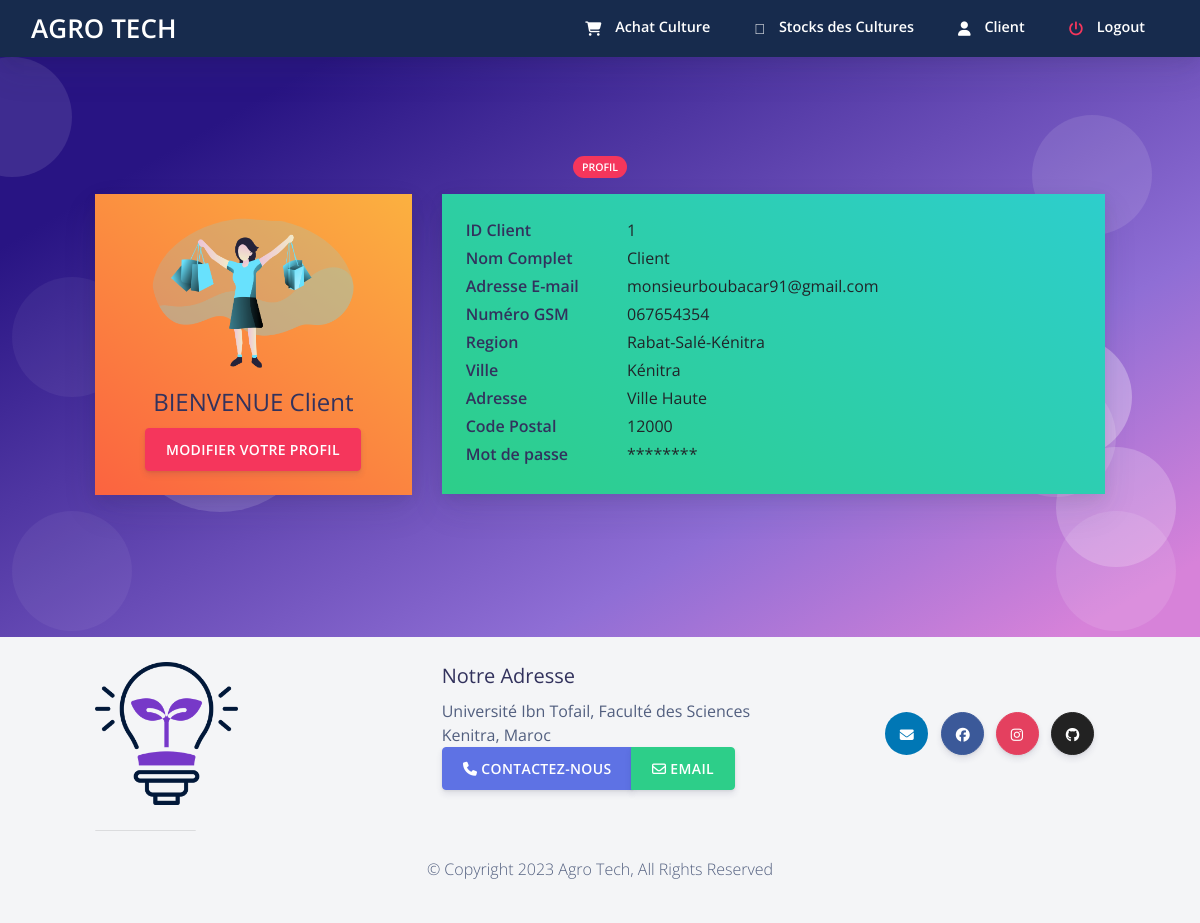
Screenshot of /customer/cprofile.php (signed in) with the database file from the repository.
### tables this page shows
CREATE TABLE `custlogin` (
  `cust_id` int(20) NOT NULL,
  `cust_name` varchar(255) NOT NULL,
  `password` varchar(255) NOT NULL,
  `email` varchar(255) NOT NULL,
  `address` varchar(255) NOT NULL,
  `city` varchar(255) NOT NULL,
  `pincode` varchar(255) NOT NULL,
  `state` varchar(255) NOT NULL,
  `phone_no` varchar(255) NOT NULL,
  `otp` int(50) NOT NULL
);

### customer/csession.php (called while the page is built, shortened)
<?php
$conn = mysqli_connect("localhost", "root", "root", "agriculture_portal");
$user_check = $_SESSION['customer_login_user'];
$query = "SELECT cust_name from custlogin where email = '$user_check'";
$ses_sql = mysqli_query($conn, $query);
$row = mysqli_fetch_assoc($ses_sql);
$login_session = $row['cust_name'];
?>

### customer/cprofile.php (the view, shortened to what this page needs)
<?php
include ('csession.php');
$query4 = "SELECT * from custlogin where email='$user_check'";
              $ses_sq4 = mysqli_query($conn, $query4);
              $row4 = mysqli_fetch_assoc($ses_sq4);
              $para1 = $row4['cust_id'];
              $para2 = $row4['cust_name'];
			  $para5 = $row4['email'];
			  $para6 = $row4['phone_no'];
			  $para7 = $row4['state'];
			  $para8 = $row4['city'];
			  $para9 = $row4['address'];
			  $para10 = $row4['pincode'];
?>
<!DOCTYPE html>
<html>
<?php include ('cheader.php');  ?>
  <body class="bg-white" id="top">
<?php include ('cnav.php');  ?>
  <section class="section section-shaped section-lg">
    <div class="shape shape-style-1 shape-primary">
      <span></span>
      <span></span>
      <span></span>
      <span></span>
      <span></span>
      <span></span>
    </div>
<div class="container ">
    	 <div class="row">
          <div class="col-md-8 mx-auto text-center">
            <span class="badge badge-danger badge-pill mb-3">Profil</span>
          </div>
        </div>
          <div class="row row-content">
            <div class="col-md-4 mb-3">
				<div class="card">
                <div class="card-body bg-gradient-warning">
                  <div class="d-flex flex-column align-items-center text-center">
                    <img src="../assets/img/customers.png" alt="student" class="rounded-circle img-fluid" width="202px">
                    <div class="mt-3">
                      <h4>                BIENVENUE     <?php echo $login_session ?></h4>
                      		  <button data-toggle="modal" data-target="#edit" class="btn btn-danger">Modifier Votre Profil</button>
                    </div>
                  </div>
                </div>
              </div>
            </div>
                <div class="col-md-8">
              <div class="card mb-3">
                <div class="card-body bg-gradient-success">
                  <div class="row mb-1">
                    <div class="col-sm-3">
                      <h6 class="mb-0 font-weight-bold"> ID Client</h6>
                    </div>
                    <div class="col-sm-9 text-dark">
                      <?php echo $para1 ?>
                    </div>
                  </div>
                  <div class="row mb-1">
                    <div class="col-sm-3">
                      <h6 class="mb-0 font-weight-bold"> Nom Complet</h6>
                    </div>
                    <div class="col-sm-9 text-dark">
                      <?php echo $para2 ?>
                    </div>
                  </div>
                  <div class="row mb-1">
                    <div class="col-sm-3">
                      <h6 class="mb-0 font-weight-bold">Adresse E-mail </h6>
                    </div>
                    <div class="col-sm-9 text-dark">
                      <?php echo $para5 ?>
                    </div>
                  </div>
				    <div class="row mb-1">
                    <div class="col-sm-3">
                      <h6 class="mb-0 font-weight-bold">Numéro GSM </h6>
                    </div>
                    <div class="col-sm-9 text-dark">
                      <?php echo $para6 ?>
                    </div>
                  </div>
				       <div class="row mb-1">
                    <div class="col-sm-3">
                      <h6 class="mb-0 font-weight-bold">Region</h6>
                    </div>
                    <div class="col-sm-9 text-dark">
                      <?php echo $para7 ?>
                    </div>
                  </div>
				       <div class="row mb-1">
                    <div class="col-sm-3">
                      <h6 class="mb-0 font-weight-bold">Ville</h6>
                    </div>
                    <div class="col-sm-9 text-dark">
                      <?php echo $para8 ?>
                    </div>
                  </div>
				     <div class="row mb-1">
                    <div class="col-sm-3">
                      <h6 class="mb-0 font-weight-bold">Adresse</h6>
                    </div>
                    <div class="col-sm-9 text-dark">
                      <?php echo $para9 ?>
                    </div>
                  </div>
				     <div class="row mb-1">
                    <div class="col-sm-3">
                      <h6 class="mb-0 font-weight-bold">Code Postal</h6>
                    </div>
                    <div class="col-sm-9 text-dark">
                      <?php echo $para10 ?>
                    </div>
                  </div>
				     <div class="row mb-1">
                    <div class="col-sm-3">
                      <h6 class="mb-0 font-weight-bold">Mot de passe</h6>
                    </div>
                    <div class="col-sm-9 text-dark">
                      ********
                    </div>
                  </div>
                </div>
              </div>
            </div>
          </div>
        </div>
</section>
    <?php require("footer.php");?>
</body>
</html>

### customer/cheader.php (shortened to what this page needs)
<head>
	<link rel="stylesheet" href="https://stackpath.bootstrapcdn.com/bootstrap/4.3.1/css/bootstrap.min.css"
>
	<link rel="stylesheet" href="https://pro.fontawesome.com/releases/v5.10.0/css/all.css"
/>
	<link rel="stylesheet" href=" https://cdnjs.cloudflare.com/ajax/libs/bootstrap-social/5.1.1/bootstrap-social.min.css "/>
  <link href="https://use.fontawesome.com/releases/v5.0.6/css/all.css" rel="stylesheet">
  <link href="../assets/css/nucleo-icons.css" rel="stylesheet" />
  <link href="../assets/css/nucleo-svg.css" rel="stylesheet" />
  <link rel="stylesheet" type="text/css" href="https://cdn.datatables.net/1.12.1/css/jquery.dataTables.css">
  <link rel="stylesheet" href="../assets/css/creativetim.min.css" type="text/css">
</head>

### customer/cnav.php (shortened to what this page needs)
 <nav
   id="navbar-main"
   class="
     navbar navbar-main navbar-expand-lg
     bg-default
     navbar-light
     position-sticky
     top-0
     shadow
     py-0
   "
 >
   <div class="container-fluid">
     <ul class="navbar-nav navbar-nav-hover align-items-lg-center">
     <li class="nav-item dropdown">
 <a href="../index.php" class="navbar-brand mr-lg-5 text-white">
     <div style="font-size: 26px; color: #ffffff;">
         AGRO TECH
     </div>
 </a>
     </li>
     </ul>
     <div class="navbar-collapse collapse bg-default" id="navbar_global">
       <ul class="navbar-nav align-items-lg-center ml-auto topnav">
 <li class="nav-item">
           <a href="cbuy_crops.php" class="nav-link">
             <span class="text-white nav-link-inner--text font-weight-bold"
               ><i class="text-white fas fa-shopping-cart"></i> Achat Culture</span
             >
           </a>
         </li>
<li class="nav-item">
           <a href="cstock_crop.php" class="nav-link">
             <span class="text-white nav-link-inner--text font-weight-bold"
               ><i class="text-white fad fa-store-alt"></i> Stocks des Cultures</span
             >
           </a>
         </li>
  <li class="nav-item">
           <a href="cprofile.php" class="nav-link">
             <span class="text-white nav-link-inner--text font-weight-bold"
               ><i class="text-white fas fa-user"></i> <?php echo $para2 ?> </span
             >
           </a>
         </li>
  <li class="nav-item">
           <a href="clogout.php" class="nav-link">
             <span class="text-white nav-link-inner--text font-weight-bold"
               ><i class="text-danger fas fa-power-off"></i> Logout </span
             >
           </a>
         </li>
       </ul>
     </div>
   </div>
 </nav>

### customer/footer.php (shortened to what this page needs)
<footer class="footer">
      <div class="container">
                  <div class="row">
              <div class="col-4 col-md-2   align-self-center">
                  <img class="align-text-center img-fluid"  src="../assets/img/footer-logo.png" />
              </div>
              <div class="offset-sm-2 col-5 ">
                  <h5>Notre Adresse</h5>
                  <address>
             Université Ibn Tofail, Faculté des Sciences<br>
              Kenitra, Maroc<br>
              <div class="btn-group text-center" role="group">
                  <a role="button" class="btn btn-primary" href="tel:+212676861686"><i class="fa fa-phone"></i> Contactez-nous</a>
                  <a role="button" class="btn btn-success" href="mailto:nikiemabouba@ngroupagency.com"> <i class="fa fa-envelope-o"></i> Email</a>
              </div>
           </address>
              </div>
              <div class="col-12 col-md-3 align-self-center">
          <div class="social-network  text-center">
     <button target="_blank" href="https://www.linkedin.com/in/boubacar-nikiema/" rel="nofollow" class="btn btn-icon-only btn-linkedin rounded-circle" data-toggle="tooltip" data-original-title="Ecrivez-nous">
          <span class="btn-inner--icon"><i class="fas fa-envelope"></i></span>
        </button>
        <button target="_blank" href="https://web.facebook.com/M.bouba212/" rel="nofollow" class="btn-icon-only rounded-circle btn btn-facebook" data-toggle="tooltip" data-original-title="Like us">
          <span class="btn-inner--icon"><i class="fab fa-facebook"></i></span>
        </button>
        <button target="_blank" href="https://www.instagram.com/bou_ba.a/" rel="nofollow" class="btn btn-icon-only btn-instagram rounded-circle" data-toggle="tooltip" data-original-title="Follow us">
          <span class="btn-inner--icon"><i class="fab fa-instagram "></i></span>
        </button>
        <button target="_blank" href="https://github.com/bouba02" rel="nofollow" class="btn btn-icon-only btn-github rounded-circle" data-toggle="tooltip" data-original-title="Star on Github">
          <span class="btn-inner--icon"><i class="fab fa-github"></i></span>
        </button>
		</div>
		</div>
         </div>
   <hr>
         <div class="row justify-content-center">
                   <div class="col-auto">
                  <p>&copy; Copyright 2023 Agro Tech, All Rights Reserved </p>
              </div>
         </div>
      </div>
  </footer>

### customer/cnav.php (style rules this page uses)
.topnav a { border-bottom: 3px solid transparent; }

### rows the page displays
custlogin: cust_name "Client", cust_id "1", email "monsieurboubacar91@gmail.com", phone_no "067654354", state "Rabat-Salé-Kénitra", city "Kénitra", address "Ville Haute", pincode "12000"
